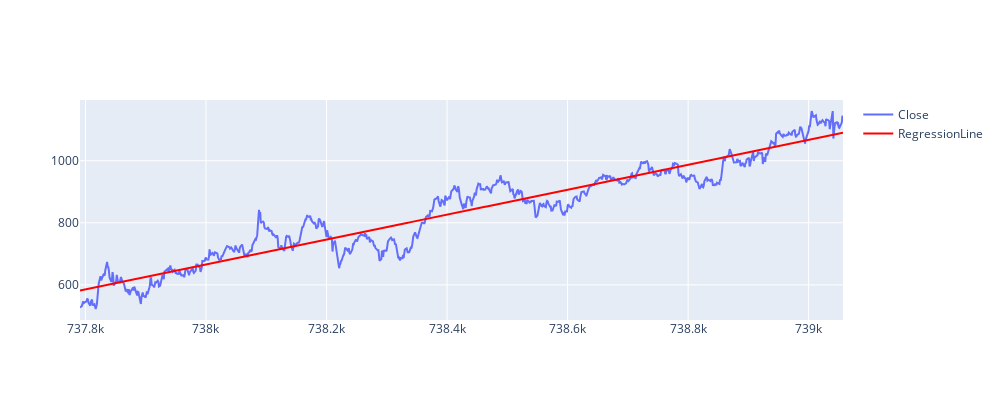

Notebook code for this chart:
### Markdown cell above
Linear Regression

### Code cell
y = np.array(data['Close'])
X = pd.to_datetime(data['Close'].index).map(dt.datetime.toordinal)
X = np.array(X)
intercept, slope = np.polynomial.polynomial.polyfit(X, y, deg =1)
fig = go.Figure()
fig.add_trace(go.Scatter(x=X,y=y,mode = 'lines',name = 'Close'))
fig.add_trace(go.Scatter(x=X,y=slope*X+intercept, mode = 'lines',line=dict(color='Red'), name= "RegressionLine"))
fig.update_layout(autosize=True,width=1000,height=400)
fig

### Figure 1 — Plotly figure (JSON) as saved in the notebook; plotly's stock layout.template omitted (floating-point values rounded to 4 significant figures; data arrays with more than 128 entries replaced by an {"elided": "..."} marker saying what was removed)
{"data": [{"mode": "lines", "name": "Close", "type": "scatter", "x": {"elided": "855 int values"}, "y": {"elided": "855 float values"}}, {"line": {"color": "Red"}, "mode": "lines", "name": "RegressionLine", "type": "scatter", "x": {"elided": "855 int values"}, "y": {"elided": "855 float values"}}], "layout": {"autosize": true, "height": 400, "width": 1000, "xaxis": {"autorange": true, "range": [737791, 739057], "type": "linear"}, "yaxis": {"autorange": true, "range": [486.9, 1196.0], "type": "linear"}}}
